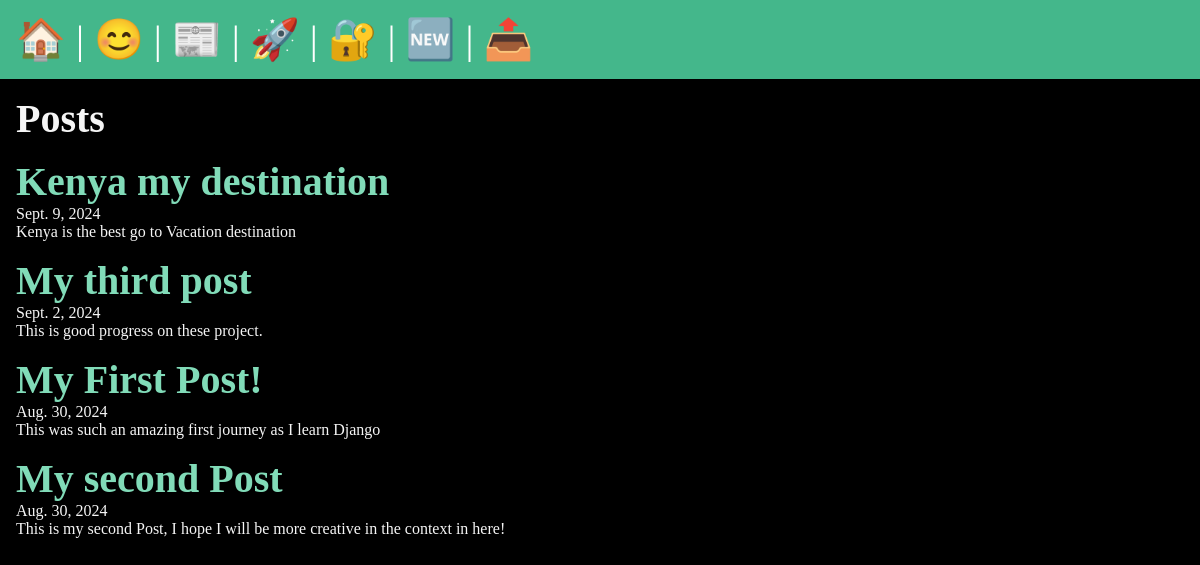
/posts/, run on the app's committed database.
### posts/models.py (models this page shows, shortened)
class Post(models.Model):
    title = models.CharField(max_length=75)
    body = models.TextField()
    slug = models.SlugField()
    date = models.DateField(auto_now_add=True)
    banner = models.ImageField(default='fallback.jpg', blank=True)

### posts/views.py (the view)
# urls.py: path('', views.posts_list, name="list"),
def posts_list(request):
    posts = Post.objects.all().order_by('-date')
    return render(request, 'posts/posts_list.html', {'posts':posts})

### posts/templates/posts/posts_list.html (shortened to what this page needs)
{% extends 'layout.html' %}
{% block content %}
    <section>
        <h1>Posts</h1>
        {% for post in posts %}
        <article class="post">
            <h2>
                <a href="{% url 'posts:page' slug=post.slug %}">
                    {{ post.title }}
                </a>
            </h2>
            <p>{{ post.date }}</p>
            <p>{{ post.body }}</p>
        </article>
        {% endfor %}
    </section>
{% endblock %}

### templates/layout.html (shortened to what this page needs)
<!DOCTYPE html>
{% load static %}
<html lang="en">
<head>
    <link rel="stylesheet" href="{% static 'css/style.css' %}">
</head>
<body>
    <nav>
        <a href= "/">
            <span role="img" aria-label="Home" title="Home"> 🏠</span>
        </a> |
        <a href= "/about">
            <span role="img" aria-label="About" title="About">😊</span>
        </a> |
        <a href= "{% url 'posts:list' %}">
            <span role="img" aria-label="Posts" title="Posts">📰</span>
        </a> |
        <a href= "{% url 'users:register' %}">
            <span role="img" aria-label="User Registration" title="User Registration">🚀</span>
        </a> |
        <a href= "{% url 'users:login' %}">
            <span role="img" aria-label="User Login" title="User Login">🔐</span>
        </a> |
        <a href= "{% url 'posts:new-post' %}">
            <span role="img" aria-label="New Post" title="New Post">🆕</span>
        </a> |
        <form class="logout" action="{% url 'users:logout' %}" method="post">
        <button class="logout-button" aria-label="User Logout" title="User Logout">📤</button>
        </form>
    </nav>
    <main>
        {% block content %}
        {% endblock %}
    </main>
</body>
</html>

### static/css/style.css (style rules this page uses)
* { margin: 0; padding: 0; box-sizing: border-box; }
body { min-height: 100vh; background-color: black; color: whitesmoke; font-size: 3rem; }
nav { padding: 1rem; background-color: #44B78B; color: white; font-size: 2.5rem; }
main { padding: 1rem; }
section { display: flex; flex-flow: column; gap: 1rem; }
h1, h2 { font-size: 2.5rem; }
p { font-size: 1rem; }
a { text-decoration: none; color: #81dbb8; }
.logout { display: inline-block; }
.logout-button { font-size: 2.5rem; background-color: rgb(0, 0, 0, 0); border: none; }

### data on the page
Post: title "Kenya my destination", date "Sept. 9, 2024", body "Kenya is the best go to Vacation destination"
Post: title "My third post", date "Sept. 2, 2024", body "This is good progress on these project."
Post: title "My First Post!", date "Aug. 30, 2024", body "This was such an amazing first journey as I learn Django"
Post: title "My second Post", date "Aug. 30, 2024", body "This is my second Post, I hope I will be more creative in the context in here!"
